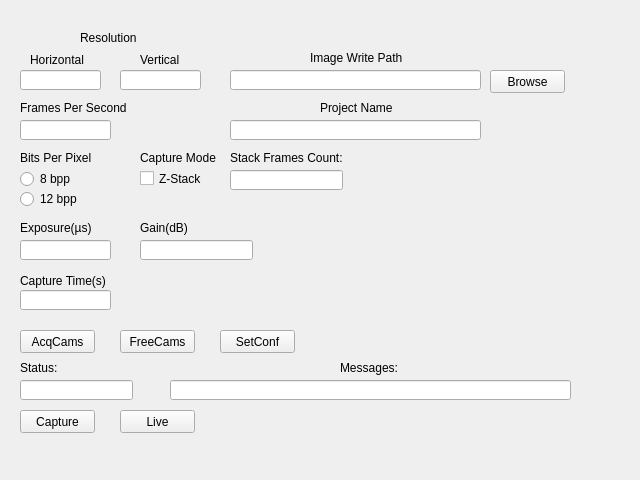
<?xml version="1.0" encoding="UTF-8"?>
<ui version="4.0">
 <class>Form</class>
 <widget class="QWidget" name="Form">
  <property name="geometry">
   <rect>
    <x>0</x>
    <y>0</y>
    <width>640</width>
    <height>480</height>
   </rect>
  </property>
  <property name="windowTitle">
   <string>Form</string>
  </property>
  <widget class="QLineEdit" name="EXPLineEdit">
   <property name="geometry">
    <rect>
     <x>20</x>
     <y>240</y>
     <width>91</width>
     <height>20</height>
    </rect>
   </property>
  </widget>
  <widget class="QLabel" name="FPSLabel">
   <property name="geometry">
    <rect>
     <x>20</x>
     <y>100</y>
     <width>191</width>
     <height>16</height>
    </rect>
   </property>
   <property name="text">
    <string>Frames Per Second</string>
   </property>
  </widget>
  <widget class="QLabel" name="GainLabel">
   <property name="geometry">
    <rect>
     <x>140</x>
     <y>220</y>
     <width>61</width>
     <height>16</height>
    </rect>
   </property>
   <property name="text">
    <string>Gain(dB)</string>
   </property>
  </widget>
  <widget class="QLabel" name="ProjectNameLabel">
   <property name="geometry">
    <rect>
     <x>320</x>
     <y>100</y>
     <width>101</width>
     <height>16</height>
    </rect>
   </property>
   <property name="text">
    <string>Project Name</string>
   </property>
  </widget>
  <widget class="QLineEdit" name="FPSLineEdit">
   <property name="geometry">
    <rect>
     <x>20</x>
     <y>120</y>
     <width>91</width>
     <height>20</height>
    </rect>
   </property>
  </widget>
  <widget class="QLabel" name="StatusLabel">
   <property name="geometry">
    <rect>
     <x>20</x>
     <y>360</y>
     <width>111</width>
     <height>16</height>
    </rect>
   </property>
   <property name="text">
    <string>Status:</string>
   </property>
  </widget>
  <widget class="QLabel" name="ResolutionLabel">
   <property name="geometry">
    <rect>
     <x>80</x>
     <y>30</y>
     <width>81</width>
     <height>16</height>
    </rect>
   </property>
   <property name="text">
    <string>Resolution</string>
   </property>
  </widget>
  <widget class="QLineEdit" name="PNameLineEdit">
   <property name="geometry">
    <rect>
     <x>230</x>
     <y>120</y>
     <width>251</width>
     <height>20</height>
    </rect>
   </property>
  </widget>
  <widget class="QRadioButton" name="radioButton_2">
   <property name="geometry">
    <rect>
     <x>20</x>
     <y>190</y>
     <width>151</width>
     <height>18</height>
    </rect>
   </property>
   <property name="text">
    <string>12 bpp</string>
   </property>
  </widget>
  <widget class="QLineEdit" name="HorzLineEdit">
   <property name="geometry">
    <rect>
     <x>20</x>
     <y>70</y>
     <width>81</width>
     <height>20</height>
    </rect>
   </property>
  </widget>
  <widget class="QLineEdit" name="WritePLineEdit">
   <property name="geometry">
    <rect>
     <x>230</x>
     <y>70</y>
     <width>251</width>
     <height>20</height>
    </rect>
   </property>
  </widget>
  <widget class="QLineEdit" name="StatusLineEdit">
   <property name="geometry">
    <rect>
     <x>20</x>
     <y>380</y>
     <width>113</width>
     <height>20</height>
    </rect>
   </property>
  </widget>
  <widget class="QLineEdit" name="CapTimeLineEdit">
   <property name="geometry">
    <rect>
     <x>20</x>
     <y>290</y>
     <width>91</width>
     <height>20</height>
    </rect>
   </property>
  </widget>
  <widget class="QRadioButton" name="radioButton">
   <property name="geometry">
    <rect>
     <x>20</x>
     <y>170</y>
     <width>131</width>
     <height>18</height>
    </rect>
   </property>
   <property name="text">
    <string>8 bpp</string>
   </property>
  </widget>
  <widget class="QPushButton" name="LiveButton">
   <property name="geometry">
    <rect>
     <x>120</x>
     <y>410</y>
     <width>75</width>
     <height>23</height>
    </rect>
   </property>
   <property name="text">
    <string>Live</string>
   </property>
  </widget>
  <widget class="QLabel" name="WritePLlabel">
   <property name="geometry">
    <rect>
     <x>310</x>
     <y>50</y>
     <width>171</width>
     <height>16</height>
    </rect>
   </property>
   <property name="text">
    <string>Image Write Path</string>
   </property>
  </widget>
  <widget class="QLabel" name="MsgLabel">
   <property name="geometry">
    <rect>
     <x>340</x>
     <y>360</y>
     <width>121</width>
     <height>16</height>
    </rect>
   </property>
   <property name="text">
    <string>Messages:</string>
   </property>
  </widget>
  <widget class="QPushButton" name="ConfButton">
   <property name="geometry">
    <rect>
     <x>220</x>
     <y>330</y>
     <width>75</width>
     <height>23</height>
    </rect>
   </property>
   <property name="text">
    <string>SetConf</string>
   </property>
  </widget>
  <widget class="QLabel" name="BPPLabel">
   <property name="geometry">
    <rect>
     <x>20</x>
     <y>150</y>
     <width>171</width>
     <height>16</height>
    </rect>
   </property>
   <property name="text">
    <string>Bits Per Pixel</string>
   </property>
  </widget>
  <widget class="QPushButton" name="BrowsePushButton">
   <property name="geometry">
    <rect>
     <x>490</x>
     <y>70</y>
     <width>75</width>
     <height>23</height>
    </rect>
   </property>
   <property name="text">
    <string>Browse</string>
   </property>
  </widget>
  <widget class="QLabel" name="EXPLabel">
   <property name="geometry">
    <rect>
     <x>20</x>
     <y>220</y>
     <width>151</width>
     <height>16</height>
    </rect>
   </property>
   <property name="text">
    <string>Exposure(µs)</string>
   </property>
  </widget>
  <widget class="QLabel" name="HorzLabel">
   <property name="geometry">
    <rect>
     <x>30</x>
     <y>50</y>
     <width>71</width>
     <height>20</height>
    </rect>
   </property>
   <property name="text">
    <string>Horizontal</string>
   </property>
  </widget>
  <widget class="QLineEdit" name="MsgLineEdit">
   <property name="geometry">
    <rect>
     <x>170</x>
     <y>380</y>
     <width>401</width>
     <height>20</height>
    </rect>
   </property>
  </widget>
  <widget class="QLineEdit" name="GainlineEdit">
   <property name="geometry">
    <rect>
     <x>140</x>
     <y>240</y>
     <width>113</width>
     <height>20</height>
    </rect>
   </property>
  </widget>
  <widget class="QPushButton" name="CapturePushButton">
   <property name="geometry">
    <rect>
     <x>20</x>
     <y>410</y>
     <width>75</width>
     <height>23</height>
    </rect>
   </property>
   <property name="text">
    <string>Capture</string>
   </property>
  </widget>
  <widget class="QLabel" name="VertLabel">
   <property name="geometry">
    <rect>
     <x>140</x>
     <y>50</y>
     <width>71</width>
     <height>20</height>
    </rect>
   </property>
   <property name="text">
    <string>Vertical</string>
   </property>
  </widget>
  <widget class="QLineEdit" name="VertLineEdit">
   <property name="geometry">
    <rect>
     <x>120</x>
     <y>70</y>
     <width>81</width>
     <height>20</height>
    </rect>
   </property>
  </widget>
  <widget class="QLabel" name="CaptureLabel">
   <property name="geometry">
    <rect>
     <x>20</x>
     <y>270</y>
     <width>181</width>
     <height>21</height>
    </rect>
   </property>
   <property name="text">
    <string>Capture Time(s)</string>
   </property>
  </widget>
  <widget class="QPushButton" name="AcquireCamsButton">
   <property name="geometry">
    <rect>
     <x>20</x>
     <y>330</y>
     <width>75</width>
     <height>23</height>
    </rect>
   </property>
   <property name="text">
    <string>AcqCams</string>
   </property>
  </widget>
  <widget class="QPushButton" name="ReleaseCamsButton">
   <property name="geometry">
    <rect>
     <x>120</x>
     <y>330</y>
     <width>75</width>
     <height>23</height>
    </rect>
   </property>
   <property name="text">
    <string>FreeCams</string>
   </property>
  </widget>
  <widget class="QLabel" name="CaptureModeLabel">
   <property name="geometry">
    <rect>
     <x>140</x>
     <y>150</y>
     <width>101</width>
     <height>16</height>
    </rect>
   </property>
   <property name="text">
    <string>Capture Mode</string>
   </property>
  </widget>
  <widget class="QLineEdit" name="StackFramesEdit">
   <property name="geometry">
    <rect>
     <x>230</x>
     <y>170</y>
     <width>113</width>
     <height>20</height>
    </rect>
   </property>
  </widget>
  <widget class="QLabel" name="StackFramesLabel">
   <property name="geometry">
    <rect>
     <x>230</x>
     <y>150</y>
     <width>131</width>
     <height>16</height>
    </rect>
   </property>
   <property name="text">
    <string>Stack Frames Count:</string>
   </property>
  </widget>
  <widget class="QCheckBox" name="ZStackBox">
   <property name="geometry">
    <rect>
     <x>140</x>
     <y>170</y>
     <width>70</width>
     <height>17</height>
    </rect>
   </property>
   <property name="text">
    <string>Z-Stack</string>
   </property>
  </widget>
 </widget>
 <resources/>
 <connections/>
</ui>
